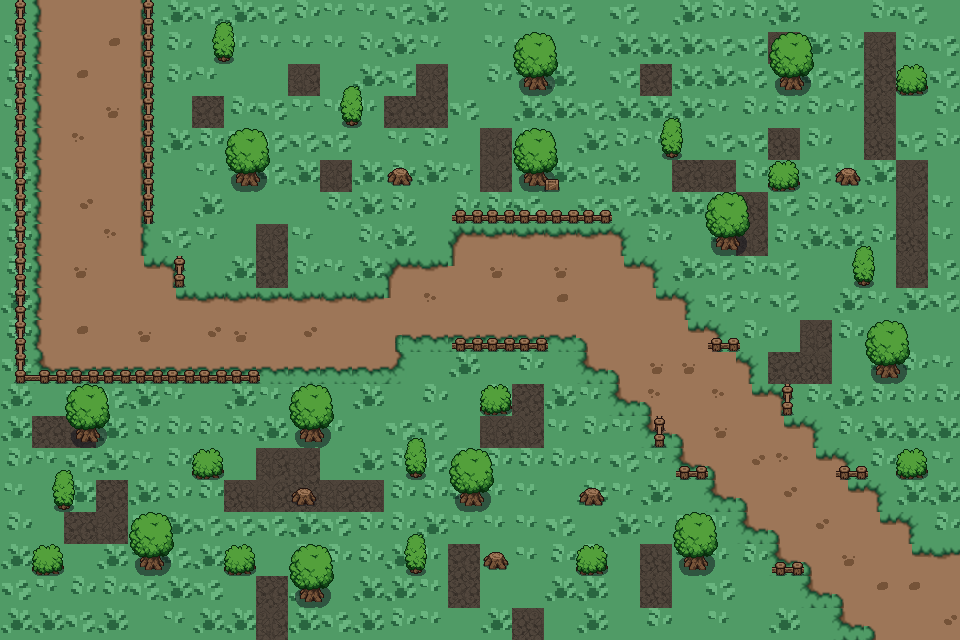

The image is a tile-based game level rendered from a .tmx file. Its description and source (layers, tilesets, objects; grid data summarised) follow:
An orthogonal 30x20 tile map with 32x32 px tiles, 6 tile layers (Grond, Road, Road Decals, Trees, ...), 4 tilesets and 31 objects (30x AppleSpawnPoint, TransitionPoint).

<map version="1.10" tiledversion="1.11.0" orientation="orthogonal" renderorder="right-down" width="30" height="20" tilewidth="32" tileheight="32" infinite="0" nextlayerid="26" nextobjectid="45">
 <tileset firstgid="1" source="plains.tsx" />
 <tileset firstgid="19" source="fences.tsx" />
 <tileset firstgid="119" source="map.tsx" />
 <tileset firstgid="163" source="ground.tsx" />
 <group id="20" name="Classes">
  <group id="24" name="Transitions">
   <objectgroup color="#5500ff" id="25" name="TransitionPoints" class="TransitionPoint">
    <object id="43" name="Transition" type="TransitionPoint" x="914.667" y="568.667" width="41.3333" height="67.3333" />
   </objectgroup>
  </group>
  <group id="22" name="Apples">
   <objectgroup color="#77ff77" id="23" name="SpawnPoints" class="AppleSpawnPoint">
    <object id="8" name="APoint" type="AppleSpawnPoint" x="291.333" y="228" width="23.3333" height="24" />
    <object id="13" name="APoint" type="AppleSpawnPoint" x="291.667" y="36" width="23.3333" height="24" />
    <object id="14" name="APoint" type="AppleSpawnPoint" x="451.667" y="35.3333" width="23.3333" height="24" />
    <object id="15" name="APoint" type="AppleSpawnPoint" x="452.333" y="134.667" width="23.3333" height="24" />
    <object id="16" name="APoint" type="AppleSpawnPoint" x="452.333" y="261.333" width="23.3333" height="24" />
    <object id="17" name="APoint" type="AppleSpawnPoint" x="294.333" y="326.667" width="23.3333" height="24" />
    <object id="18" name="APoint" type="AppleSpawnPoint" x="67.6667" y="101.333" width="23.3333" height="24" />
    <object id="19" name="APoint" type="AppleSpawnPoint" x="67.6667" y="226" width="23.3333" height="24" />
    <object id="20" name="APoint" type="AppleSpawnPoint" x="99" y="327.333" width="23.3333" height="24" />
    <object id="21" name="APoint" type="AppleSpawnPoint" x="133" y="420.667" width="23.3333" height="24" />
    <object id="22" name="APoint" type="AppleSpawnPoint" x="101.667" y="552" width="23.3333" height="24" />
    <object id="23" name="APoint" type="AppleSpawnPoint" x="354.333" y="389.333" width="23.3333" height="24" />
    <object id="24" name="APoint" type="AppleSpawnPoint" x="265.667" y="607.333" width="23.3333" height="24" />
    <object id="25" name="APoint" type="AppleSpawnPoint" x="359.667" y="484.667" width="23.3333" height="24" />
    <object id="26" name="APoint" type="AppleSpawnPoint" x="421" y="613.333" width="23.3333" height="24" />
    <object id="27" name="APoint" type="AppleSpawnPoint" x="517" y="486.667" width="23.3333" height="24" />
    <object id="28" name="APoint" type="AppleSpawnPoint" x="515" y="581.333" width="23.3333" height="24" />
    <object id="29" name="APoint" type="AppleSpawnPoint" x="707.667" y="582" width="23.3333" height="24" />
    <object id="30" name="APoint" type="AppleSpawnPoint" x="613" y="420" width="23.3333" height="24" />
    <object id="31" name="APoint" type="AppleSpawnPoint" x="615.667" y="295.333" width="23.3333" height="24" />
    <object id="32" name="APoint" type="AppleSpawnPoint" x="549" y="292" width="23.3333" height="24" />
    <object id="33" name="APoint" type="AppleSpawnPoint" x="739" y="454.667" width="23.3333" height="24" />
    <object id="34" name="APoint" type="AppleSpawnPoint" x="835" y="519.333" width="23.3333" height="24" />
    <object id="35" name="APoint" type="AppleSpawnPoint" x="867.667" y="420" width="23.3333" height="24" />
    <object id="36" name="APoint" type="AppleSpawnPoint" x="934.333" y="231.333" width="23.3333" height="24" />
    <object id="37" name="APoint" type="AppleSpawnPoint" x="867.667" y="98.6667" width="23.3333" height="24" />
    <object id="38" name="APoint" type="AppleSpawnPoint" x="710.333" y="37.3333" width="23.3333" height="24" />
    <object id="39" name="APoint" type="AppleSpawnPoint" x="739" y="134" width="23.3333" height="24" />
    <object id="40" name="APoint" type="AppleSpawnPoint" x="803" y="230.667" width="23.3333" height="24" />
    <object id="41" name="APoint" type="AppleSpawnPoint" x="613" y="68.6667" width="23.3333" height="24" />
   </objectgroup>
  </group>
 </group>
 <group id="21" name="Sprites">
  <group id="10" name="Ground">
   <layer id="1" name="Grond" width="30" height="20">
    <data>[600 cells, 600 non-empty, 9 distinct tile ids]</data>
   </layer>
   <layer id="16" name="Road" width="30" height="20">
    <data>[600 cells, 158 non-empty, 13 distinct tile ids]</data>
   </layer>
   <layer id="18" name="Road Decals" width="30" height="20">
    <data>[600 cells, 29 non-empty, 4 distinct tile ids]</data>
   </layer>
  </group>
  <group id="14" name="Enviropment">
   <layer id="15" name="Trees" width="30" height="20">
    <data>[600 cells, 89 non-empty, 10 distinct tile ids]</data>
   </layer>
   <layer id="19" name="Boxes" width="30" height="20">
    <data>[600 cells, 1 non-empty, 1 distinct tile ids]</data>
   </layer>
  </group>
  <group id="11" name="Fences" class="FenceCollisions">
   <layer id="8" name="Fences" class="FenceCollisions" width="30" height="20" offsetx="4.70888" offsety="-0.941777">
    <data>[600 cells, 41 non-empty, 4 distinct tile ids]</data>
   </layer>
  </group>
 </group>
</map>
